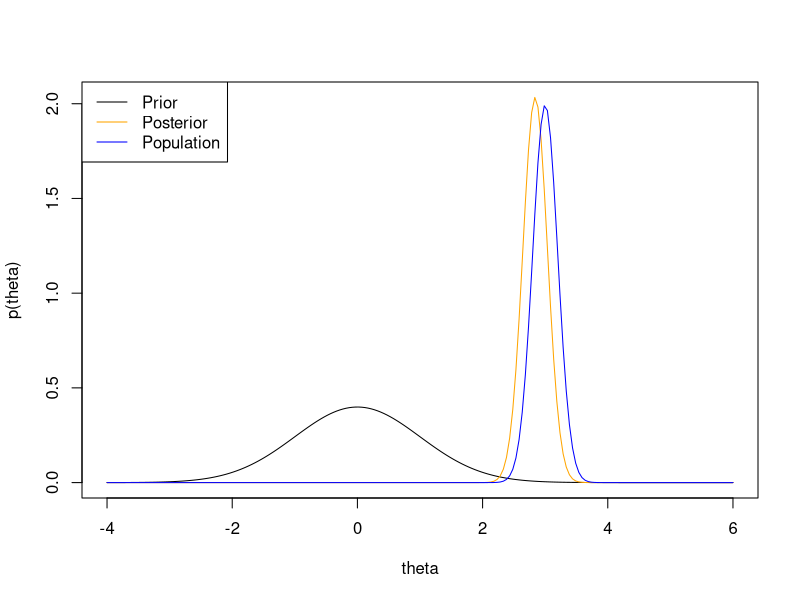
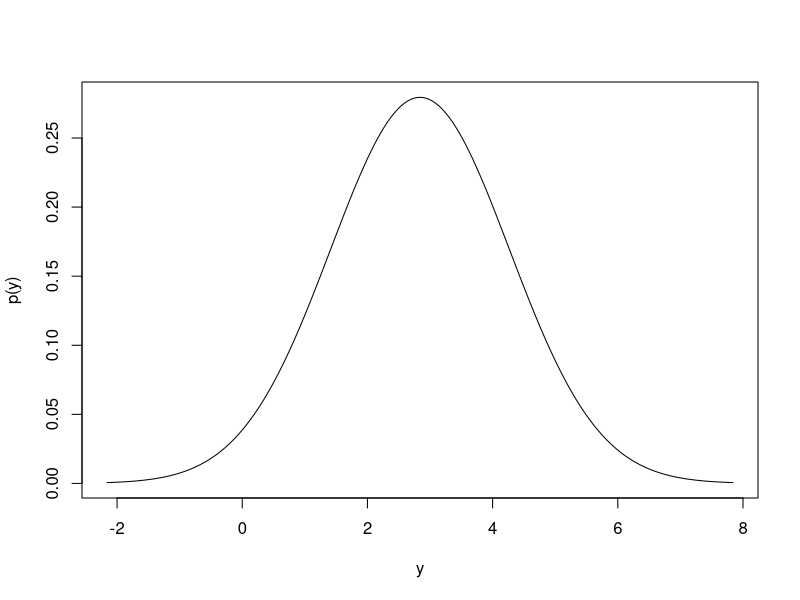

These figures' R source, in order:
## ---- chunk 1
# 事前正規分布のパラメータ
prior.mean <- 0
prior.var <- 1
# 観測値(正規分布乱数) 
set.seed(20240520)
obs.N <- 50 
obs.mean <- 3
obs.var <- 2 
obs.data <- rnorm(obs.N, obs.mean, sqrt(obs.var))
obs.data.mean <- mean(obs.data) 
# 事後正規分布のパラメータ
posterior.var <- 1 / (1/prior.var + obs.N/obs.var) 
posterior.mean <-(1/prior.var*prior.mean + obs.N/obs.var*obs.data.mean)*posterior.var

# 事前正規分布と事後正規分布のグラフ
xs <- seq(-4,6,length.out = 200)
prior.ys <- dnorm(xs, prior.mean,sqrt(prior.var)) # 事前分布
posterior.ys <- dnorm(xs, posterior.mean, sqrt(posterior.var)) # 事後分布
popu.ys <- dnorm(xs, obs.mean,sqrt(obs.var/obs.N)) 
# 乱数生成に使用したパラメータから求めた分布
ylim_max <- max(max(prior.ys),max(posterior.ys))
plot(xs,prior.ys,type="l",ylim=c(0,ylim_max),col="black",
     xlab="theta",ylab="p(theta)")
lines(xs,posterior.ys,col="orange")
lines(xs,popu.ys, col="blue")
legend("topleft", legend = c("Prior","Posterior","Population"),
       col = c("black","orange","blue"), lty=1)
## ---- chunk 2
# 事後予測分布の平均と分散
pred.mean <- posterior.mean
pred.var <- posterior.var + obs.var
# 事後予測描画用データ
pred.xs <- seq(-5+pred.mean, 5+pred.mean,length.out=200)
pred.ys <- dnorm(pred.xs, pred.mean, sqrt(pred.var))
# 描画
plot(pred.xs, pred.ys, col="black", type="l", xlab="y", ylab="p(y)")
